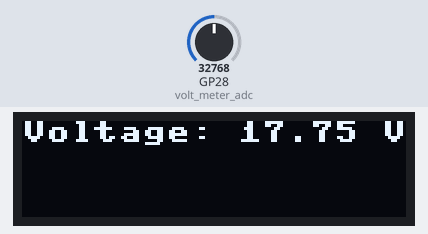
Recording of a program running on a simulated Raspberry Pi Pico running MicroPython. Shown: 128×32 one-colour display. The inputs (shaded band) are chosen by the test bench; at power-on: GP28 (volt_meter_adc) = 32768 (analog values on the 0–65535 scale). What the program prints to the serial console is not drawn.

Above: at 4.2 s.
4.3 s: GP28 (volt_meter_adc) set to 45874
At 5.3 s:
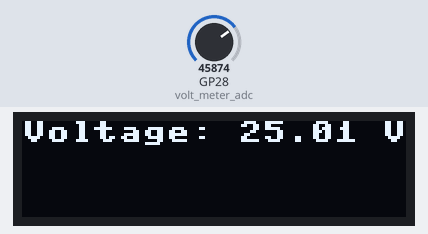
5.8 s: GP28 (volt_meter_adc) set to 57670
At 6.3 s:
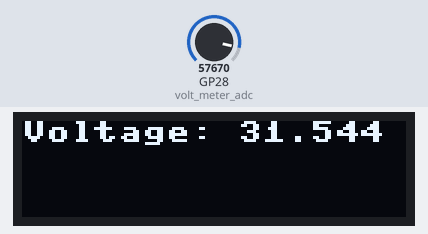
7.3 s: GP28 (volt_meter_adc) set to 65535
At 8.6 s:
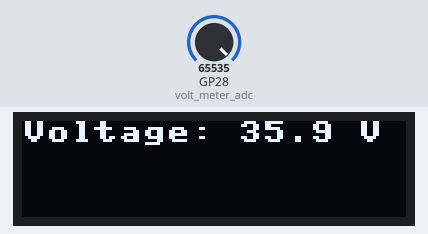
Timing chart, 0 to 10.3 s (numbered marks = the images above; inputs shaded):
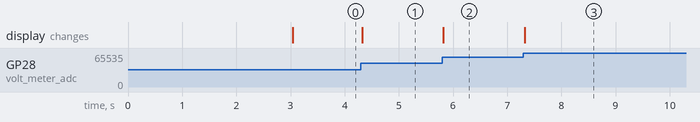

The program:

rpico_voltmeter.py
```python
# Raspberry Pi PICO - Volt Meter
# Design By: Zian Jolo Catacutan
# 6/12/2023

from machine import Pin, ADC, I2C
from ssd1306 import SSD1306_I2C
from time import sleep
from utime import sleep as micro_sleep


# old metadata
oled_width = 128
oled_height = 32
oled_center = (int((oled_width/2) - 1), int((oled_height/2) - 1))
BANNER_TEXT = "Z VOLT"
ONE_CHAR_WIDTH = 5

# declarations
volt_meter_adc = ADC(Pin(28))
i2c_interface = I2C(0, sda=Pin(0), scl=Pin(1), freq=400000)
oled_screen = SSD1306_I2C(oled_width, oled_height, i2c_interface)

# utility functions
def read_adc(adc_pin):
    return adc_pin.read_u16()

def read_voltage(adc_pin):
    ADC_VOLTAGE = 3.3
    MAXIMUM_ADC_READING = 65535.0
    REF_RESISTOR = { "R1" : 100000.0, "R2" : 10000.0 }

    # using voltage divider formula
    # vout = vin * R2/R1+R2
    vout = read_adc(adc_pin) * ADC_VOLTAGE / MAXIMUM_ADC_READING
    vin = vout / (REF_RESISTOR["R2"] / (REF_RESISTOR["R1"] + REF_RESISTOR["R2"]))
    return vin

def read_voltage_with_sampling(adc_pin):
    MAX_VOLT_SAMPLES = 10
    ERROR_MARGIN = 0.4
    sample_summation = 0.0
    sample = 0

    while sample < MAX_VOLT_SAMPLES:
        sample_summation += read_voltage(adc_pin)
        sample += 1

    samples_mean = sample_summation / float(MAX_VOLT_SAMPLES)
    voltage = round(samples_mean, 3) - ERROR_MARGIN
    return float(0) if voltage < 0.999 else voltage


oled_screen.text(BANNER_TEXT, oled_center[0] - int(len(BANNER_TEXT)/2)*ONE_CHAR_WIDTH, oled_center[1])
oled_screen.show()
sleep(3)
oled_screen.fill(0)

while True:
    reading = read_voltage_with_sampling(volt_meter_adc)
    display_text = "Voltage: {0} V".format(reading)

    print(display_text)
    oled_screen.text(display_text, 0, 0)
    oled_screen.show()

    micro_sleep(0.2)
    oled_screen.fill(0)
    
```

Measured:
- after the input at 4.3 s, the display: changes at once (image 1)
- after the input at 5.8 s, the display: changes at once (image 2)
- after the input at 7.3 s, the display: changes at once (image 3)
